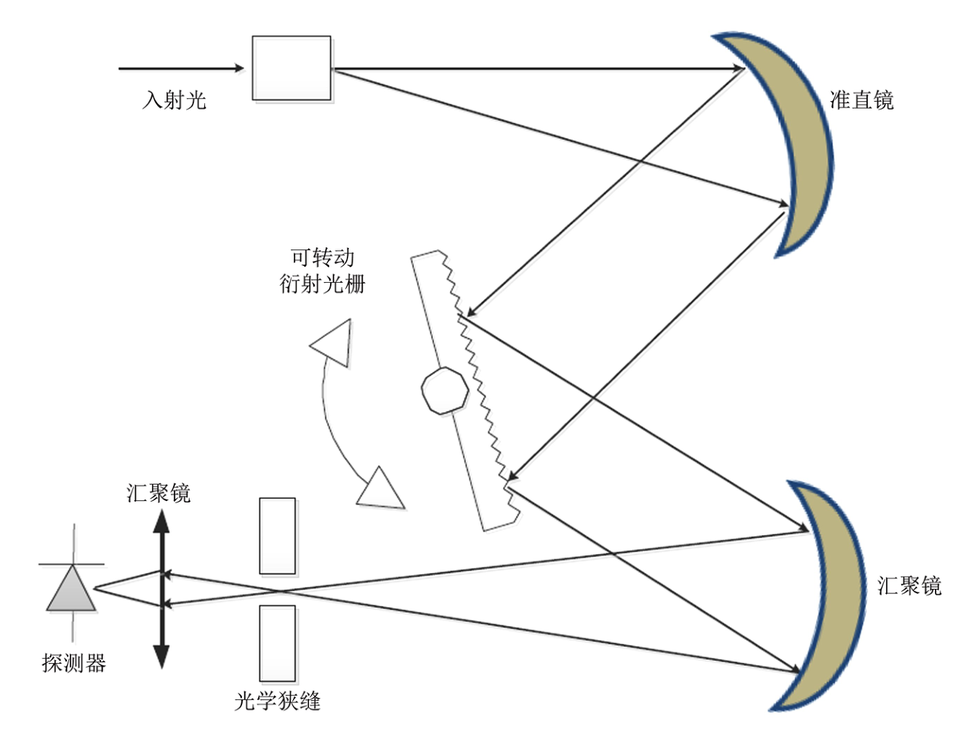
#> input picture 报告/fig/nie_fig3.png, 961 x 735 px, shrunk from 1322 x 1011 before the run
$ python draw_nie_spectrometer_map.py
#> lines starting #> are read from the running program, lines starting #| are printed output that depends on the picture
from pathlib import Path
import matplotlib
matplotlib.use('Agg')
import matplotlib.pyplot as plt
from matplotlib.font_manager import FontProperties
from PIL import Image

folder = Path(__file__).resolve().parent
font = FontProperties(fname=r'C:\Windows\Fonts\msyh.ttc')
items = [('衍射型', 'nie_fig3.png'), ('干涉型', 'nie_fig4.png'),
         ('散射型', 'nie_fig5.png'), ('荧光型', 'nie_fig6.png'),
         ('滤光片型', 'nie_fig7.png'), ('棱镜色散型', 'nie_fig8.png')]
fig = plt.figure(figsize=(12, 6.6), facecolor='white')
columns = [0.025, 0.35, 0.675]
rows = [0.56, 0.08]
width, height = 0.30, 0.35
for i, (title, filename) in enumerate(items):
    x, y = columns[i % 3], rows[i // 3]
    fig.text(x + width / 2, y + height + 0.028, title,
             ha='center', va='center', fontproperties=font, fontsize=15, color='black')
    ax = fig.add_axes([x, y, width, height])
    with Image.open(folder / filename) as im:
#> im is the input picture: PIL image 961x735 RGB; mean R, G, B 246.7, 246.9, 246.4
        ax.imshow(im)
    ax.axis('off')
fig.savefig(folder / 'nie_spectrometer_map.pdf', facecolor='white', dpi=250)
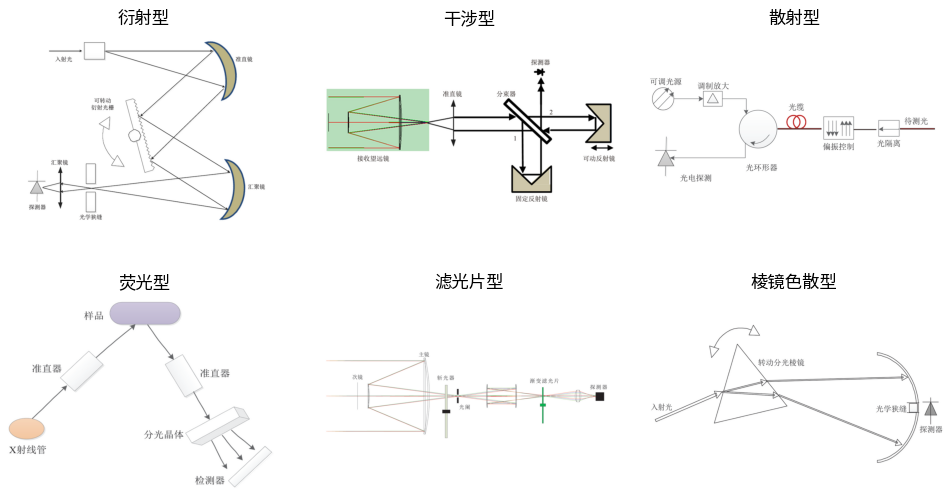
#> figure drawn by matplotlib, 6 panels
fig.savefig(folder / 'nie_spectrometer_map_preview.png', facecolor='white', dpi=180)
plt.close(fig)
